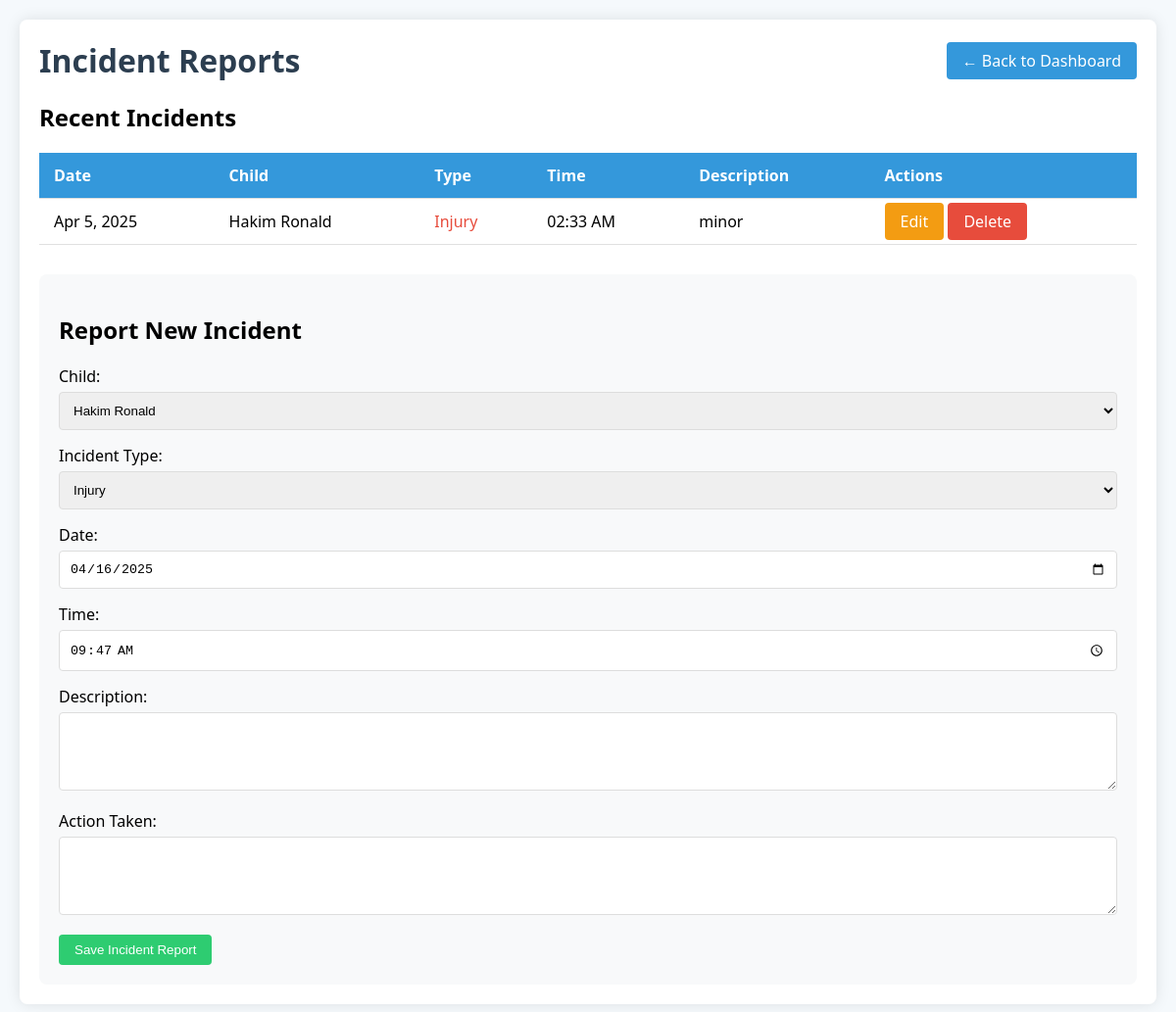
Page /incidents.php (signed in) on the committed database.
### tables this page shows
CREATE TABLE `incidents` (
  `id` int(11) NOT NULL,
  `child_id` int(11) NOT NULL,
  `incident_type` enum('injury','behavior','medical','other') NOT NULL,
  `incident_date` date NOT NULL,
  `incident_time` time NOT NULL,
  `description` text NOT NULL,
  `action_taken` text NOT NULL,
  `reported_by` int(11) NOT NULL,
  `created_at` timestamp NOT NULL DEFAULT current_timestamp()
);

CREATE TABLE `children` (
  `id` int(11) NOT NULL,
  `name` varchar(100) NOT NULL,
  `age` int(11) NOT NULL,
  `status` varchar(50) NOT NULL,
  `last_checkup` date NOT NULL,
  `allergies` text DEFAULT NULL,
  `created_at` timestamp NOT NULL DEFAULT current_timestamp()
);

### incidents.php (the view, shortened to what this page needs)
<?php
try
{
    $db = new PDO(
        "mysql:host=".DB_HOST.";dbname=".DB_NAME.";charset=".DB_CHARSET,
        DB_USER,
        DB_PASS,
        [
            PDO::ATTR_ERRMODE => PDO::ERRMODE_EXCEPTION,
            PDO::ATTR_DEFAULT_FETCH_MODE => PDO::FETCH_ASSOC
        ]
    );
    $db->exec("CREATE TABLE IF NOT EXISTS incidents (
        id INT AUTO_INCREMENT PRIMARY KEY,
        child_id INT NOT NULL,
        incident_type ENUM('injury', 'behavior', 'medical', 'other') NOT NULL,
        incident_date DATE NOT NULL,
        incident_time TIME NOT NULL,
        description TEXT NOT NULL,
        action_taken TEXT NOT NULL,
        reported_by INT NOT NULL,
        created_at TIMESTAMP DEFAULT CURRENT_TIMESTAMP,
        FOREIGN KEY (child_id) REFERENCES children(id)
    )");
} catch (PDOException $e)
{
    die("Database connection failed: " . $e->getMessage());
}
$incidents = $db->query("
    SELECT i.*, c.name AS child_name
    FROM incidents i
    JOIN children c ON i.child_id = c.id
    ORDER BY i.incident_date DESC, i.incident_time DESC
")->fetchAll();
$children = $db->query("SELECT id, name FROM children ORDER BY name")->fetchAll();
$edit_incident = null;
?>
<!DOCTYPE html>
<html lang="en">
<head>
</head>
<body>
    <div class="container">
        <div class="header">
            <h1>Incident Reports</h1>
            <a href="caregiver_dashboard.php" class="btn btn-back">← Back to Dashboard</a>
        </div>
        <h2>Recent Incidents</h2>
        <?php if (empty($incidents)): ?>
            <p>No incidents reported yet.</p>
        <?php else: ?>
            <table>
                <thead>
                    <tr>
                        <th>Date</th>
                        <th>Child</th>
                        <th>Type</th>
                        <th>Time</th>
                        <th>Description</th>
                        <th>Actions</th>
                    </tr>
                </thead>
                <tbody>
                    <?php foreach ($incidents as $incident): ?>
                        <tr>
                            <td><?= date('M j, Y', strtotime($incident['incident_date'])) ?></td>
                            <td><?= htmlspecialchars($incident['child_name']) ?></td>
                            <td class="type-<?= $incident['incident_type'] ?>">
                                <?= ucfirst($incident['incident_type']) ?>
                            </td>
                            <td><?= date('h:i A', strtotime($incident['incident_time'])) ?></td>
                            <td><?= htmlspecialchars(substr($incident['description'], 0, 50)) ?><?= strlen($incident['description']) > 50 ? '...' : '' ?></td>
                            <td>
                                <a href="incidents.php?edit=<?= $incident['id'] ?>" class="btn btn-edit">Edit</a>
                                <a href="incidents.php?delete=<?= $incident['id'] ?>" class="btn btn-danger"
                                   onclick="return confirm('Delete this incident record?')">Delete</a>
                            </td>
                        </tr>
                    <?php endforeach; ?>
                </tbody>
            </table>
        <?php endif; ?>
        <div class="form-container">
            <h2><?= $edit_incident ? 'Edit' : 'Report New' ?> Incident</h2>
            <form method="POST">
                <div class="form-group">
                    <label for="child_id">Child:</label>
                    <select id="child_id" name="child_id" required>
                        <?php foreach ($children as $child): ?>
                            <option value="<?= $child['id'] ?>"
                                <?= ($edit_incident && $edit_incident['child_id'] == $child['id']) ? 'selected' : '' ?>>
                                <?= htmlspecialchars($child['name']) ?>
                            </option>
                        <?php endforeach; ?>
                    </select>
                </div>
                <div class="form-group">
                    <label for="incident_type">Incident Type:</label>
                    <select id="incident_type" name="incident_type" required>
                        <option value="injury" <?= ($edit_incident['incident_type'] ?? '') === 'injury' ? 'selected' : '' ?>>Injury</option>
                    </select>
                </div>
                <div class="form-group">
                    <label for="incident_date">Date:</label>
                    <input type="date" id="incident_date" name="incident_date" required
                           value="<?= $edit_incident['incident_date'] ?? date('Y-m-d') ?>">
                </div>
                <div class="form-group">
                    <label for="incident_time">Time:</label>
                    <input type="time" id="incident_time" name="incident_time" required
                           value="<?= $edit_incident['incident_time'] ?? date('H:i') ?>">
                </div>
                <div class="form-group">
                    <label for="description">Description:</label>
                    <textarea id="description" name="description" required><?= $edit_incident['description'] ?? '' ?></textarea>
                </div>
                <div class="form-group">
                    <label for="action_taken">Action Taken:</label>
                    <textarea id="action_taken" name="action_taken" required><?= $edit_incident['action_taken'] ?? '' ?></textarea>
                </div>
                <button type="submit" class="btn btn-primary" name="<?= $edit_incident ? 'update_incident' : 'add_incident' ?>">
                    <?= $edit_incident ? 'Update' : 'Save' ?> Incident Report
                </button>
            </form>
        </div>
    </div>
</body>
</html>

### incidents.php (style rules this page uses)
body { font-family: 'Segoe UI', Tahoma, Geneva, Verdana, sans-serif; margin: 0; padding: 20px; background-color: #f5f9fc; }
.container { max-width: 1200px; margin: 0 auto; background: white; padding: 20px; border-radius: 8px; box-shadow: 0 0 15px rgba(0,0,0,0.1); }
.header { display: flex; justify-content: space-between; align-items: center; margin-bottom: 20px; flex-wrap: wrap; gap: 15px; }
h1 { color: #2c3e50; margin: 0; }
.btn { padding: 8px 16px; border-radius: 4px; text-decoration: none; font-weight: 500; cursor: pointer; border: none; transition: all 0.3s; }
.btn-back { background: #3498db; color: white; display: inline-flex; align-items: center; gap: 5px; }
.btn-primary { background: #2ecc71; color: white; }
.btn-edit { background: #f39c12; color: white; }
.btn-danger { background: #e74c3c; color: white; }
table { width: 100%; border-collapse: collapse; margin: 20px 0; }
th, td { padding: 12px 15px; text-align: left; border-bottom: 1px solid #e0e0e0; }
th { background-color: #3498db; color: white; }
.type-injury { color: #e74c3c; font-weight: 500; }
.form-container { background: #f8f9fa; padding: 20px; border-radius: 8px; margin-top: 30px; }
.form-group { margin-bottom: 15px; }
label { display: block; margin-bottom: 5px; font-weight: 500; }
input, select, textarea { width: 100%; padding: 10px; border: 1px solid #ddd; border-radius: 4px; box-sizing: border-box; }
textarea { min-height: 80px; }

### rows in the picture
incidents: incident_date "Apr 5, 2025", child.name "Hakim Ronald", incident_type "Injury", incident_time "02:33 AM", description "minor"

### other values in the picture
form field child_id "Hakim Ronald"
